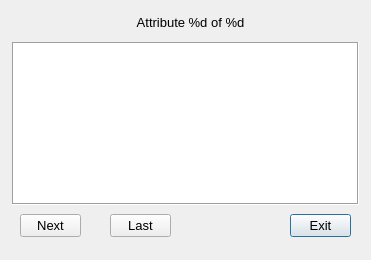
<?xml version="1.0" encoding="UTF-8"?>
<ui version="4.0">
 <class>AttributeList_Dialog</class>
 <widget class="QDialog" name="AttributeList_Dialog">
  <property name="geometry">
   <rect>
    <x>0</x>
    <y>0</y>
    <width>371</width>
    <height>260</height>
   </rect>
  </property>
  <property name="minimumSize">
   <size>
    <width>371</width>
    <height>260</height>
   </size>
  </property>
  <property name="maximumSize">
   <size>
    <width>371</width>
    <height>260</height>
   </size>
  </property>
  <property name="windowTitle">
   <string>List attribute</string>
  </property>
  <widget class="QTextEdit" name="_101">
   <property name="geometry">
    <rect>
     <x>12</x>
     <y>42</y>
     <width>347</width>
     <height>163</height>
    </rect>
   </property>
   <property name="font">
    <font>
     <family>Lucida Grande</family>
     <pointsize>10</pointsize>
    </font>
   </property>
   <property name="autoFillBackground">
    <bool>false</bool>
   </property>
   <property name="frameShape">
    <enum>QFrame::Box</enum>
   </property>
   <property name="frameShadow">
    <enum>QFrame::Sunken</enum>
   </property>
   <property name="lineWrapMode">
    <enum>QTextEdit::NoWrap</enum>
   </property>
   <property name="readOnly">
    <bool>true</bool>
   </property>
   <property name="acceptRichText">
    <bool>false</bool>
   </property>
  </widget>
  <widget class="QPushButton" name="_102">
   <property name="geometry">
    <rect>
     <x>20</x>
     <y>214</y>
     <width>61</width>
     <height>23</height>
    </rect>
   </property>
   <property name="font">
    <font>
     <family>Lucida Grande</family>
     <pointsize>10</pointsize>
    </font>
   </property>
   <property name="contextMenuPolicy">
    <enum>Qt::DefaultContextMenu</enum>
   </property>
   <property name="text">
    <string>Next</string>
   </property>
   <property name="autoDefault">
    <bool>false</bool>
   </property>
  </widget>
  <widget class="QPushButton" name="_103">
   <property name="geometry">
    <rect>
     <x>110</x>
     <y>214</y>
     <width>61</width>
     <height>23</height>
    </rect>
   </property>
   <property name="font">
    <font>
     <family>Lucida Grande</family>
     <pointsize>10</pointsize>
    </font>
   </property>
   <property name="contextMenuPolicy">
    <enum>Qt::DefaultContextMenu</enum>
   </property>
   <property name="text">
    <string>Last</string>
   </property>
   <property name="autoDefault">
    <bool>false</bool>
   </property>
  </widget>
  <widget class="QPushButton" name="_2">
   <property name="geometry">
    <rect>
     <x>290</x>
     <y>214</y>
     <width>61</width>
     <height>23</height>
    </rect>
   </property>
   <property name="font">
    <font>
     <family>Lucida Grande</family>
     <pointsize>10</pointsize>
    </font>
   </property>
   <property name="text">
    <string>Exit</string>
   </property>
   <property name="default">
    <bool>true</bool>
   </property>
  </widget>
  <widget class="QLabel" name="_100">
   <property name="geometry">
    <rect>
     <x>60</x>
     <y>12</y>
     <width>261</width>
     <height>20</height>
    </rect>
   </property>
   <property name="font">
    <font>
     <pointsize>10</pointsize>
    </font>
   </property>
   <property name="text">
    <string>Attribute %d of %d</string>
   </property>
   <property name="alignment">
    <set>Qt::AlignCenter</set>
   </property>
  </widget>
 </widget>
 <tabstops>
  <tabstop>_102</tabstop>
  <tabstop>_103</tabstop>
  <tabstop>_2</tabstop>
  <tabstop>_101</tabstop>
 </tabstops>
 <resources/>
 <connections/>
</ui>
